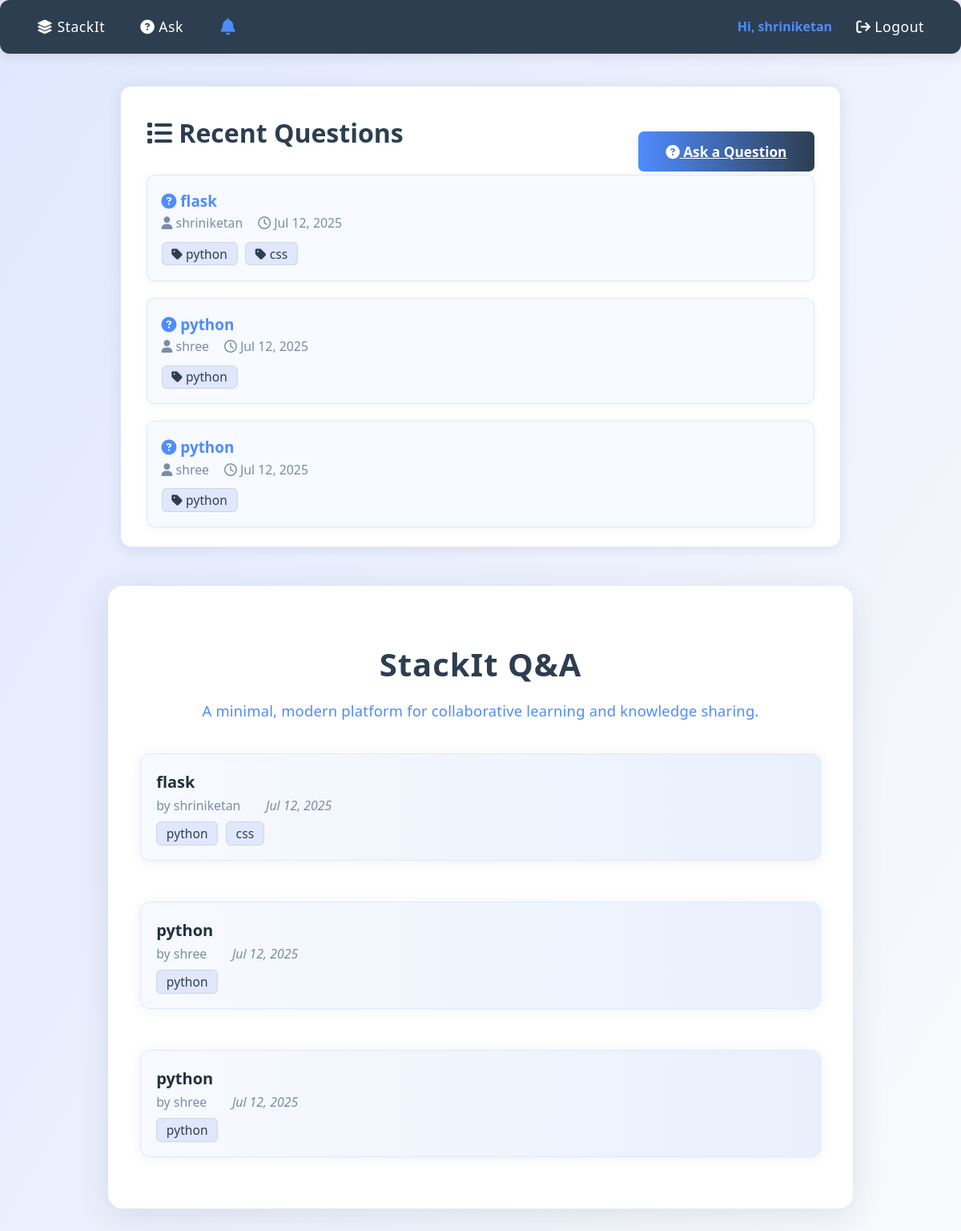
The app's page / (signed in) with its own data.
### app/models.py (models this page shows)
class User(UserMixin, db.Model):
    id = db.Column(db.Integer, primary_key=True)
    username = db.Column(db.String(150), unique=True, nullable=False)
    email = db.Column(db.String(120), unique=True, nullable=False)
    password = db.Column(db.String(200), nullable=False)
    is_banned = db.Column(db.Boolean, default=False)
    bio = db.Column(db.Text, default='')
    avatar_url = db.Column(db.String(255), default='')
    reputation = db.Column(db.Integer, default=0)
    roles = db.relationship('Role', secondary=user_roles, backref=db.backref('users', lazy='dynamic'))
    questions = db.relationship('Question', backref='author', lazy=True)
    answers = db.relationship('Answer', backref='author', lazy=True)
    notifications = db.relationship('Notification', backref='user', lazy=True)

class Question(db.Model):
    id = db.Column(db.Integer, primary_key=True)
    title = db.Column(db.String(200), nullable=False)
    description = db.Column(db.Text, nullable=False)
    created_at = db.Column(db.DateTime, default=datetime.utcnow)
    is_approved = db.Column(db.Boolean, default=False)
    user_id = db.Column(db.Integer, db.ForeignKey('user.id'), nullable=False)
    tags = db.relationship('Tag', secondary=question_tags, backref=db.backref('questions', lazy='dynamic'))
    answers = db.relationship(
        'Answer',
        backref='question',
        lazy=True,
        foreign_keys='Answer.question_id'
    )
    accepted_answer_id = db.Column(db.Integer, db.ForeignKey('answer.id'))

class Tag(db.Model):
    id = db.Column(db.Integer, primary_key=True)
    name = db.Column(db.String(50), unique=True, nullable=False)

### app/routes.py (the view)
@main.route('/')
def index():
    questions = Question.query.order_by(Question.created_at.desc()).all()
    return render_template('index.html', questions=questions)

### app/routes.py (called while the page is built)
@login_manager.user_loader
def load_user(user_id):
    return User.query.get(int(user_id))

### templates/index.html (shortened to what this page needs)
<!DOCTYPE html>
<html lang="en">
<head>
    <link rel="stylesheet" href="/static/style.css">
    <link rel="stylesheet" href="https://cdnjs.cloudflare.com/ajax/libs/font-awesome/6.4.0/css/all.min.css">
</head>
<body>
    <nav class="navbar">
        <a href="/" class="nav-brand"><i class="fa-solid fa-layer-group"></i> StackIt</a>
        <a href="/ask" class="nav-btn"><i class="fa-solid fa-circle-question"></i> Ask</a>
        <div class="notification-dropdown" style="position:relative;display:inline-block;">
            <a href="/notifications" id="notif-bell" style="color: #4f8cff; text-decoration: none; position:relative; font-size:1.3em;">
                <i class="fa-solid fa-bell"></i>
            </a>
        </div>
        {% if current_user.is_authenticated %}
            <span style="color: #4f8cff; font-weight:600;">Hi, {{ current_user.username }}</span>
            <a href="/logout" class="nav-btn"><i class="fa-solid fa-arrow-right-from-bracket"></i> Logout</a>
        {% else %}
            <a href="/login" class="nav-btn"><i class="fa-solid fa-right-to-bracket"></i> Login</a>
            <a href="/register" class="nav-btn"><i class="fa-solid fa-user-plus"></i> Register</a>
        {% endif %}
    </nav>
    <div class="main-content">
        <div class="question-list-card">
            <div style="display:flex;align-items:center;justify-content:space-between;gap:1em;flex-wrap:wrap;">
                <span class="question-list-title"><i class="fa-solid fa-list"></i> Recent Questions</span>
                <a href="/ask" class="ask-btn-main"><i class="fa-solid fa-circle-question"></i> Ask a Question</a>
            </div>
            <div class="question-list">
                {% for q in questions %}
                <div class="question-item">
                    <a href="/question/{{ q.id }}" class="question-title-link"><i class="fa-solid fa-circle-question"></i> {{ q.title }}</a>
                    <div class="question-meta">
                        <span><i class="fa-solid fa-user"></i> {{ q.author.username }}</span>
                        <span><i class="fa-regular fa-clock"></i> {{ q.created_at.strftime('%b %d, %Y') }}</span>
                    </div>
                    {% if q.tags %}
                    <div class="question-tags">
                        {% for tag in q.tags %}
                        <span class="tag-badge"><i class="fa-solid fa-tag"></i> {{ tag.name }}</span>
                        {% endfor %}
                    </div>
                    {% endif %}
                </div>
                {% else %}
                <div style="color:#7b8ca8;text-align:center;font-size:1.1em;">No questions yet. Be the first to ask!</div>
                {% endfor %}
            </div>
        </div>
    </div>
    <div class="home-container">
        <h1 class="home-title">StackIt Q&A</h1>
        <p class="home-subtitle">A minimal, modern platform for collaborative learning and knowledge sharing.</p>
        <div class="questions-list">
            {% for question in questions %}
            <div class="question-card">
                <div class="question-header">
                    <a class="question-title" href="/question/{{ question.id }}">{{ question.title }}</a>
                </div>
                <div class="question-meta">
                    <span class="question-author">by {{ question.author.username }}</span>
                    <span class="question-date">{{ question.created_at.strftime('%b %d, %Y') }}</span>
                </div>
                {% if question.tags %}
                <div class="question-tags">
                    {% for tag in question.tags %}
                    <span class="tag-badge">{{ tag.name }}</span>
                    {% endfor %}
                </div>
                {% endif %}
            </div>
            {% else %}
            <div class="no-questions">No questions yet. Be the first to <a href="/ask">ask one!</a></div>
            {% endfor %}
        </div>
    </div>
</body>
</html>

### static/style.css (style rules this page uses)
body { font-family: 'Segoe UI', Arial, sans-serif; margin: 0; background: linear-gradient(120deg, #e0e7ff 0%, #f9fafc 100%); min-height: 100vh; }
nav, .navbar { display: flex; align-items: center; gap: 1em; background: #2d3e50; padding: 1em 2em; border-radius: 12px; margin-bottom: 2em; box-shadow: 0 2px 16px rgba(44,62,80,0.13); }
nav a, .navbar a { color: #fff; font-weight: 500; font-size: 1.1em; letter-spacing: 0.5px; text-decoration: none; padding: 0.3em 0.8em; border-radius: 6px; transition: background 0.18s; }
h1, h2, h3 { color: #2d3e50; font-family: 'Segoe UI', Arial, sans-serif; font-weight: 700; }
h1 { font-size: 2.3em; margin-bottom: 0.5em; }
li, .card, .question-card, .answer-card, .notification-item { margin-bottom: 0.8em; background: #fff; border-radius: 10px; padding: 1em 1.3em; box-shadow: 0 2px 12px rgba(44,62,80,0.08); transition: box-shadow 0.18s; }
.notification-dropdown { position: relative; display: inline-block; }
#notif-bell { color: #fff; text-decoration: none; position: relative; font-size: 1.3em; vertical-align: middle; cursor: pointer; }
.card, .question-card, .answer-card { background: #fff; border-radius: 12px; box-shadow: 0 2px 16px rgba(44,62,80,0.09); padding: 1.5em 2em; margin-bottom: 2em; }

### templates/index.html (style rules this page uses)
.main-content { max-width: 900px; margin: 2.5em auto 2em auto; padding: 0 1.2em; }
.question-list-card { background: #fff; border-radius: 14px; box-shadow: 0 2px 16px rgba(44,62,80,0.10); padding: 2em 2em 1.5em 2em; margin-bottom: 2.2em; border: 1.5px solid #e0e7ff; }
.question-list-title { color: #2d3e50; font-size: 2em; font-weight: 700; margin-bottom: 0.8em; }
.question-list { display: flex; flex-direction: column; gap: 1.3em; }
.question-item { display: flex; flex-direction: column; background: #f7faff; border-radius: 10px; box-shadow: 0 1px 8px rgba(44,62,80,0.06); padding: 1.2em 1.1em 1em 1.1em; border: 1px solid #e0e7ff; transition: box-shadow 0.18s; }
.question-title-link { color: #4f8cff; font-size: 1.18em; font-weight: 600; text-decoration: none; transition: color 0.15s; }
.question-meta { font-size: 0.99em; color: #7b8ca8; margin-top: 0.2em; display: flex; gap: 1.2em; align-items: center; flex-wrap: wrap; }
.question-tags { margin-top: 0.5em; }
.tag-badge { display: inline-block; background: #e0e7ff; color: #2d3e50; border-radius: 6px; padding: 0.18em 0.75em; font-size: 0.97em; margin-right: 0.35em; margin-bottom: 0.15em; font-weight: 500; letter-spacing: 0.1px; border: 1px solid #d1d5db; }
.ask-btn-main { display: inline-block; background: linear-gradient(90deg,#4f8cff 0%,#2d3e50 100%); color: #fff; border: none; border-radius: 7px; font-size: 1.08em; font-weight: 600; padding: 0.8em 2em; margin: 1.4em 0 0.2em 0; box-shadow: 0 2px 8px rgba(44,62,80,0.06); cursor: pointer; transition: background 0.18s; }
.home-container { max-width: 850px; margin: 3em auto 2em auto; background: #fff; border-radius: 18px; box-shadow: 0 8px 40px rgba(44,62,80,0.12); padding: 2.7em 2.5em 2em 2.5em; }
.home-title { text-align: center; color: #2d3e50; font-size: 2.5em; margin-bottom: 0.3em; letter-spacing: 1px; }
.home-subtitle { text-align: center; color: #4f8cff; font-size: 1.15em; margin-bottom: 2.2em; letter-spacing: 0.2px; }
.questions-list { display: flex; flex-direction: column; gap: 1.2em; }
.question-card { background: linear-gradient(90deg, #f7faff 0%, #e9f0fc 100%); border-radius: 12px; box-shadow: 0 2px 16px rgba(44,62,80,0.07); padding: 1.3em 1.2em 1em 1.2em; transition: box-shadow 0.2s, transform 0.2s; border: 1.5px solid #e0e7ff; }
.question-header { margin-bottom: 0.3em; }
.question-title { font-size: 1.25em; font-weight: 700; color: #223040; text-decoration: none; transition: color 0.2s; }
.question-meta { font-size: 0.99em; color: #7b8ca8; margin-bottom: 0.6em; }
.question-meta .question-author { font-weight: 500; }
.question-meta .question-date { margin-left: 0.8em; font-style: italic; }
.question-tags { margin-top: 0.2em; }

### records on screen
User: username "shriniketan"
Question: title "flask", author.username "shriniketan", created_at "Jul 12, 2025"
Tag: name "python"
Tag: name "css"
Question: title "python", author.username "shree", created_at "Jul 12, 2025"
Question: title "python", author.username "shree", created_at "Jul 12, 2025"
